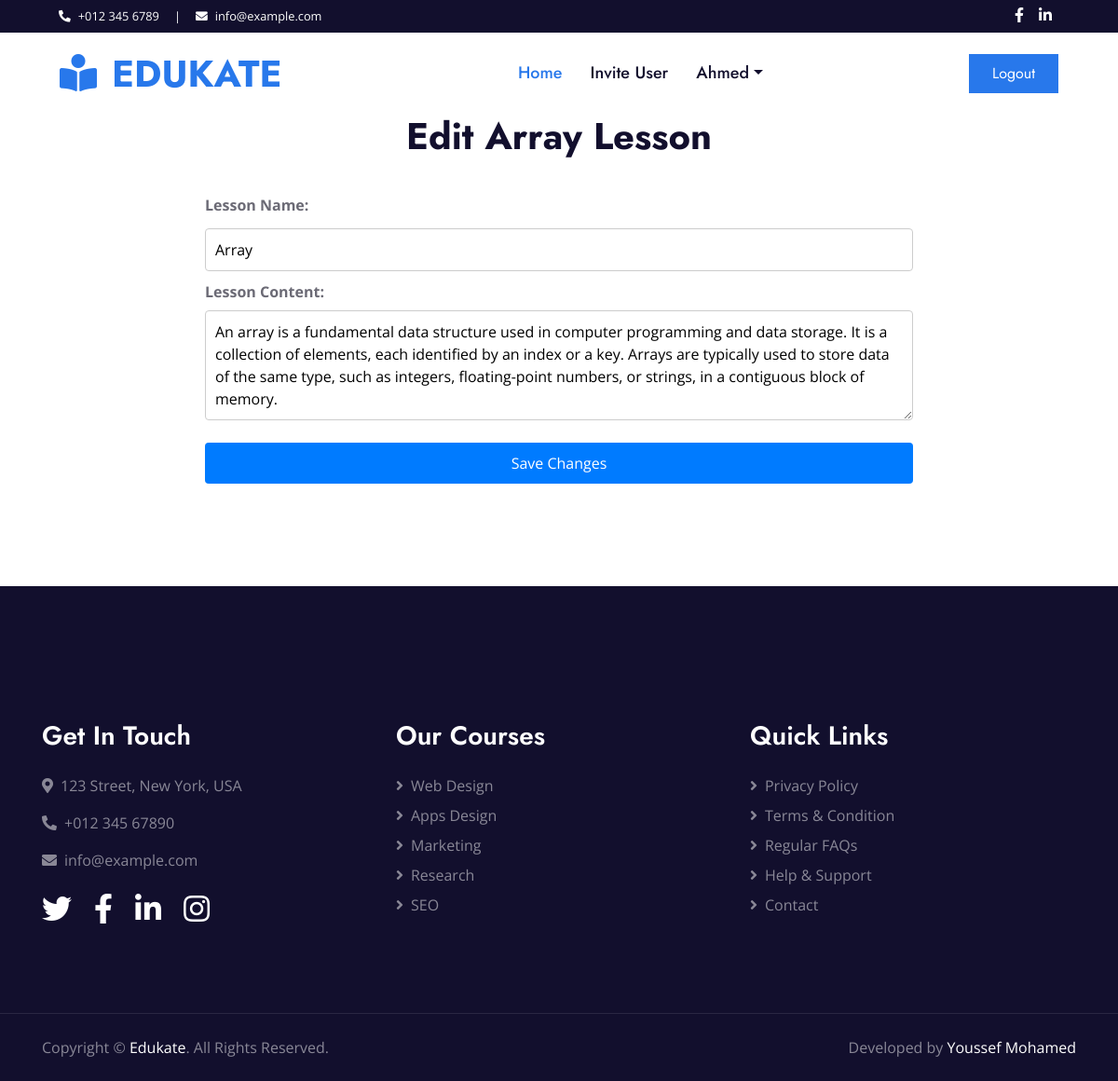
The page /instructor/edit-lesson/32 (signed in) on the database its author committed.
### instructor/models.py (models this page shows, shortened)
class Lesson(models.Model):
    course = models.ForeignKey(Course, on_delete=models.CASCADE)
    name = models.CharField(max_length=50)
    content = models.TextField(max_length=1000)
    students = models.ManyToManyField(Student, through="StudentCourseAccess")

### instructor/views/lesson_views.py (the view)
# urls.py: path('edit-lesson/<int:id>', edit_lesson, name='edit'),
@login_required
@user_passes_test(lambda user: user.is_staff and not user.is_superuser and Instructor.objects.filter(staffuser=user).exists())
def edit_lesson(request, id):
    lesson = Lesson.objects.get(id=id)
    courseId = lesson.course.id
    if request.method == "POST":
        lesson.name = request.POST.get('lesson_name')
        lesson.content = request.POST.get('lesson_content')
        lesson.save()
        return redirect('upload_lesson' ,id=courseId)
    return render(request, 'edit_lesson.html', {'lesson':lesson})

### templates/edit_lesson.html (shortened to what this page needs)
{% extends 'base/base.html'%}
{% load static %}
{% block content%}
<div class="container">
    <h1>Edit {{lesson.name}} Lesson</h1>
    <form method="post" enctype="multipart/form-data">
        <label for="lesson_name">Lesson Name:</label>
        <input type="text"  name="lesson_name" value="{{lesson.name}}">
        <label for="lesson_name">Lesson Content:</label>
        <textarea rows="4" name="lesson_content">{{ lesson.content }}</textarea>
        <br> <br>
        <button type="submit">Save Changes</button>
    </form>
</div
{% endblock %}

### templates/base/header.html (shortened to what this page needs)
{% load static %}
<!DOCTYPE html>
<html>
    <head>
    <link href="https://cdnjs.cloudflare.com/ajax/libs/font-awesome/5.10.0/css/all.min.css" rel="stylesheet">
    <link href="{% static 'css/style.css' %}" rel="stylesheet">
    </head>
    <body>
        <div class="container-fluid bg-dark">
            <div class="row py-2 px-lg-5">
                <div class="col-lg-6 text-center text-lg-left mb-2 mb-lg-0">
                    <div class="d-inline-flex align-items-center text-white">
                        <small><i class="fa fa-phone-alt mr-2"></i>+012 345 6789</small>
                        <small class="px-3">|</small>
                        <small><i class="fa fa-envelope mr-2"></i>info@example.com</small>
                    </div>
                </div>
                <div class="col-lg-6 text-center text-lg-right">
                    <div class="d-inline-flex align-items-center">
                        <a class="text-white px-2" href="">
                            <i class="fab fa-facebook-f"></i>
                        </a>
                        <a class="text-white px-2" href="">
                            <i class="fab fa-linkedin-in"></i>
                        </a>
                    </div>
                </div>
            </div>
        </div>
        <div class="container-fluid p-0">
            <nav class="navbar navbar-expand-lg bg-white navbar-light py-3 py-lg-0 px-lg-5">
                <a href="{% url 'index' %}" class="navbar-brand ml-lg-3">
                    <h1 class="m-0 text-uppercase text-primary"><i class="fa fa-book-reader mr-3"></i>Edukate</h1>
                </a>
                <div class="collapse navbar-collapse justify-content-between px-lg-3" id="navbarCollapse">
                    <div class="navbar-nav mx-auto py-0">
                        {% if user.is_authenticated %}
                        {% if user.is_staff and not user.is_superuser %}
                        {% if request.user.assistant %}
                        <a href="{% url 'index' %}" class="nav-item nav-link active">Home</a>
                        <a href="{% url 'generate_invitation' %}" class="nav-item nav-link">Invite User</a>
                        {% else %}
                        <a href="{% url 'index' %}" class="nav-item nav-link active">Home</a>
                        <a href="{% url 'generate_invitation' %}" class="nav-item nav-link">Invite User</a>
                        <div class="nav-item dropdown">
                            <a href="#" class="nav-link dropdown-toggle" data-toggle="dropdown">{{user.username}}</a>
                        </div>
                        {% endif %}
                        {% elif user.is_superuser%}
                        <a href="{% url 'index' %}" class="nav-item nav-link active">Home</a>
                        <a href="{% url 'view_mesasges' %}" class="nav-item nav-link">Messages</a>
                        <a href="{% url 'admin:index' %}" class="nav-item nav-link">Admin Panel</a>
                        {% endif %}
                        {% else %}
                        <a href="index.html" class="nav-item nav-link active">Home</a>
                        <a href="#about" class="nav-item nav-link">About Us</a>
                        <a href="#contact" class="nav-item nav-link">Contact Us</a>
                        {% endif %}
                    </div>
                    {% if user.is_authenticated %}
                    <a href="{% url 'signout' %}" class="btn btn-primary py-2 px-4">Logout</a>
                    {% else %}
                    <a href="{% url 'signin' %}" class="btn btn-primary py-2 px-4">Login</a>
                    {% endif %}
                </div>
            </nav>
        </div>
    </body>
</html>

### templates/edit_lesson.html (style rules this page uses)
body { font-family: Arial, sans-serif; }
.container form { max-width: 800px; margin: 0 auto; padding: 20px; }
h1 { text-align: center; }
label { display: block; margin-top: 10px; font-weight: bold; }
input[type="text"], textarea, select { width: 100%; padding: 10px; margin-top: 5px; border: 1px solid #ccc; border-radius: 4px; }
button[type="submit"] { width: 100%; padding: 10px; background-color: #007BFF; color: white; border: none; border-radius: 4px; cursor: pointer; }

### rows shown on the page
Lesson: name "Array", lesson_name "Array", lesson_content "An array is a fundamental data structure used in computer programming and data storage. It is a collection of elements, each identified by an index or a key. Arrays are typically used to store data of the same type, such as integers, floating-point numbers, or strings, in a contiguous block of memory."

### other values the page prints
{{ user.username }} "Ahmed"
